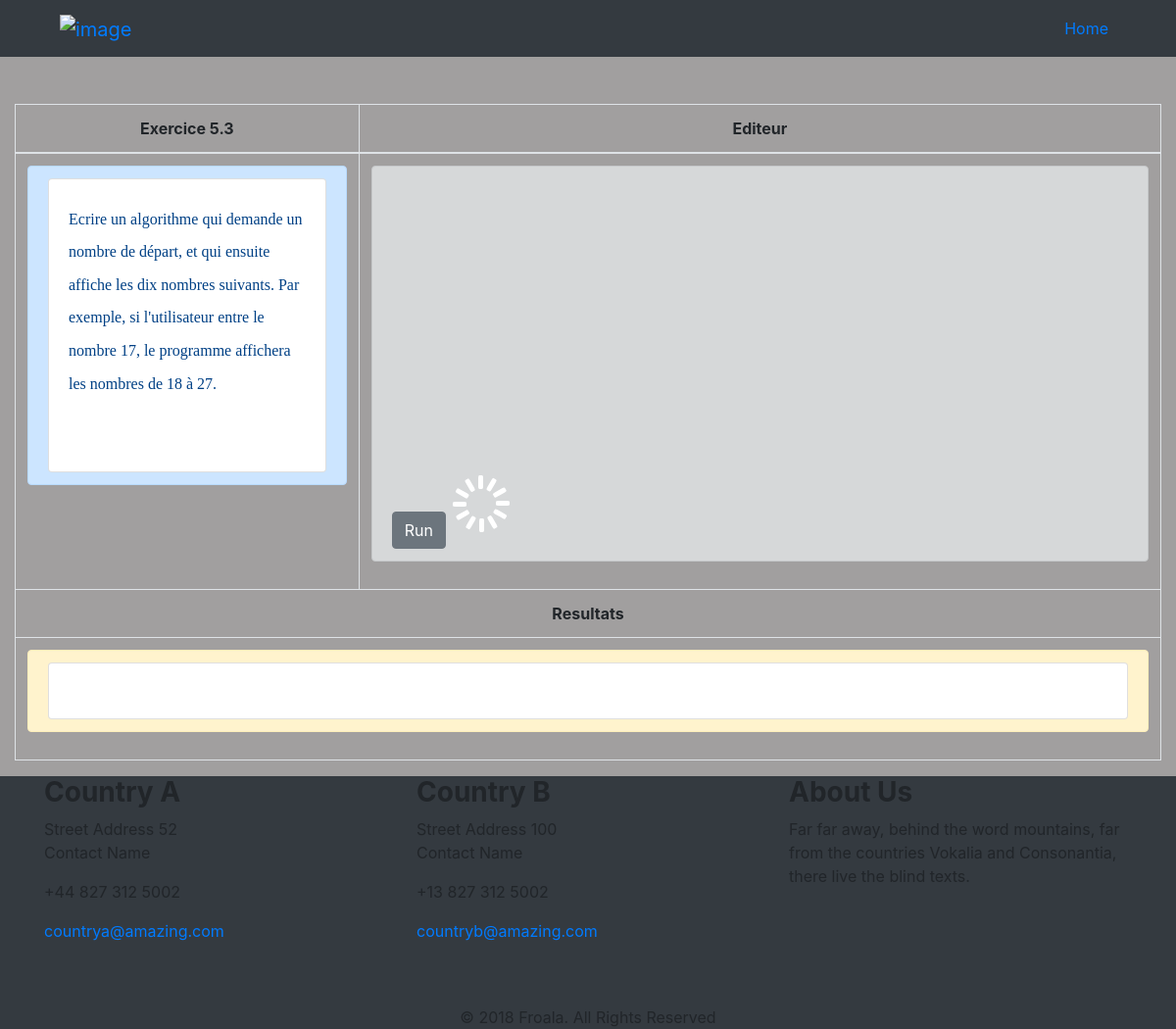
Screenshot of /editor/4 with the database file from the repository.
### editor/models.py (models this page shows, shortened)
class Exercice(models.Model):
    titre = models.CharField(max_length=255)
    description = HTMLField('description')
    niveau = models.ForeignKey(Niveau, on_delete=models.CASCADE,related_name='niveauexercice')
    code_depart = models.TextField()
    specialite = models.ForeignKey(Specialite, on_delete=models.CASCADE,related_name='specialiteexercice')
    status = models.BooleanField(default=True)
    date_add = models.DateTimeField(auto_now_add=True)
    date_upd = models.DateTimeField(auto_now=True)
    class Meta:
        verbose_name = 'Exercice'
        verbose_name_plural = 'Exercices'

### editor/views.py (the view)
# urls.py: path('editor/<int:exo>', views.editor, name='editor'),
def editor(request,exo):
    try :
        exercice = Exercice.objects.filter(id=exo)[:1].get
    except:
        raise Http404('erreur 404')
    data={
        'exos':exercice
    }
    return render(request, 'pages/editor.html',data)

### templates/pages/editor.html (shortened to what this page needs)
<!DOCTYPE html>
<html lang="en">
<head>
    <link rel="stylesheet" href="https://maxcdn.bootstrapcdn.com/bootstrap/4.1.3/css/bootstrap.min.css" >
    <link rel="stylesheet" href="https://cdnjs.cloudflare.com/ajax/libs/font-awesome/4.7.0/css/font-awesome.css">
    <link type="text/css" rel="stylesheet" href="https://cdnjs.cloudflare.com/ajax/libs/froala-design-blocks/2.0.1/css/froala_blocks.min.css">
    <link rel="stylesheet" href="https://stackpath.bootstrapcdn.com/bootstrap/4.3.1/css/bootstrap.min.css" >
</head>
<body>
    <header class="bg-dark">
        <div class="container">
            <nav class="navbar navbar-expand-md">
                <a class="navbar-brand" href="https://www.froala.com">
                <img src="https://yt3.ggpht.com/a/AGF-l795XoHyi9bG1KCXTT4nTHyfyAFjmTq6WQ9KyA=s100-c-k-c0xffffffff-no-rj-mo" height="30" alt="image">
                </a>
                <div class="collapse navbar-collapse" id="navbarNav11">
                <ul class="navbar-nav ml-auto">
                    <li class="nav-item active">
                    <a class="nav-link" href="https://www.froala.com">Home <span class="sr-only">(current)</span></a>
                    </li>
                </ul>
                </div>
            </nav>
        </div>
    </header>
<br><br>
<section>
    <div class="container-fluid" id="app">
        <table id="tab" class="table table-bordered" style="width: 100%;">
            <thead>
            <tr>
                <th class='text-center'>{{ exos.titre }}</th>
                <th class='text-center'>Editeur</th>
            </tr>
            </thead>
            <tbody>
            <tr>
                <td width='30%'>
                    <div class="alert alert-primary" style="width: 100%;" role="alert">
                        <div class="card" style="width: 100%; height: 300px">
                        <div class="card-body"  style="width: 100%; overflow: scroll;">
                            <h3>{{ exos.description|safe }}</h3>
                        </div>
                    </div>
                </td>
                <td width='70%'>
                    <div style="width: 100%;" role="alert">
                    <div class="alert alert-dark" >
                        <div style="width: 100%; height: 300px">
                        </div>
                        <button class="btn btn-secondary"  @click="runnig" v-if="!loader">Run</button> <div v-if="loader" class="lds-spinner"><div></div><div></div><div></div><div></div><div></div><div></div><div></div><div></div><div></div><div></div><div></div><div></div></div>
                    </div>
                    </div>
                </td>
            </tr>
            <tr>
                <th colspan=2 class='text-center'>
                    Resultats
                </th>
            </tr>
            <tr>
                <td colspan=2 >
                    <div class="alert alert-warning" role="alert" style="width: 100%;">
                        <div class="card" style="width: 100%; overflow: scroll;">
                            <div class="card-body">
                            </div>
                        </div>
                    </div>
                </td>
            </tr>
            </tbody>
        </table>
    </div>
</section>
    <footer class="fdb-block footer-large bg-dark">
        <div class="container">
            <div class="row align-items-top text-center text-md-left">
                <div class="col-12 col-sm-6 col-md-4">
                <h3><strong>Country A</strong></h3>
                <p>Street Address 52<br>Contact Name</p>
                <p>+44 827 312 5002</p>
                <p><a href="https://www.froala.com">countrya@amazing.com</a></p>
                </div>
                <div class="col-12 col-sm-6 col-md-4 mt-4 mt-sm-0">
                <h3><strong>Country B</strong></h3>
                <p>Street Address 100<br>Contact Name</p>
                <p>+13 827 312 5002</p>
                <p><a href="https://www.froala.com">countryb@amazing.com</a></p>
                </div>
                <div class="col-12 col-md-4 mt-5 mt-md-0 text-md-left">
                <h3><strong>About Us</strong></h3>
                <p>Far far away, behind the word mountains, far from the countries Vokalia and Consonantia, there live the blind texts.</p>
                </div>
            </div>
            <div class="row mt-5">
                <div class="col text-center">
                © 2018 Froala. All Rights Reserved
                </div>
            </div>
        </div>
    </footer>
</body>
</html>

### templates/pages/editor.html (style rules this page uses)
body { background-color: rgba(77, 74, 74, 0.527); }
#tab { border-style:none; }
.lds-spinner { color: official; display: inline-block; position: relative; width: 64px; height: 64px; }
.lds-spinner div { transform-origin: 32px 32px; animation: lds-spinner 1.2s linear infinite; }
.lds-spinner div:after { content: " "; display: block; position: absolute; top: 3px; left: 29px; width: 5px; height: 14px; border-radius: 20%; background: #fff; }
.lds-spinner div:nth-child(2) { transform: rotate(30deg); animation-delay: -1s; }
.lds-spinner div:nth-child(3) { transform: rotate(60deg); animation-delay: -0.9s; }
.lds-spinner div:nth-child(5) { transform: rotate(120deg); animation-delay: -0.7s; }
.lds-spinner div:nth-child(6) { transform: rotate(150deg); animation-delay: -0.6s; }
.lds-spinner div:nth-child(8) { transform: rotate(210deg); animation-delay: -0.4s; }
.lds-spinner div:nth-child(9) { transform: rotate(240deg); animation-delay: -0.3s; }
.lds-spinner div:nth-child(11) { transform: rotate(300deg); animation-delay: -0.1s; }
.lds-spinner div:nth-child(12) { transform: rotate(330deg); animation-delay: 0s; }

### rows the page displays
Exercice: titre "Exercice 5.3", description "Ecrire un algorithme qui demande un nombre de départ, et qui ensuite affiche les dix nombres suivants. Par exemple, si l'utilisateur entre le nombre 17, le programme affichera les nombres de 18 à 27."
